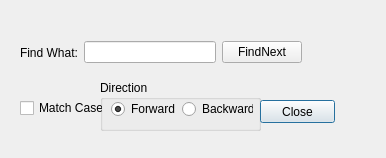
<?xml version="1.0" encoding="UTF-8"?>
<ui version="4.0">
 <class>findDialog</class>
 <widget class="QDialog" name="findDialog">
  <property name="geometry">
   <rect>
    <x>0</x>
    <y>0</y>
    <width>386</width>
    <height>158</height>
   </rect>
  </property>
  <property name="windowTitle">
   <string>Dialog</string>
  </property>
  <widget class="QCheckBox" name="matchcase">
   <property name="geometry">
    <rect>
     <x>20</x>
     <y>100</y>
     <width>83</width>
     <height>16</height>
    </rect>
   </property>
   <property name="text">
    <string>Match Case</string>
   </property>
  </widget>
  <widget class="QGroupBox" name="groupBox_2">
   <property name="enabled">
    <bool>true</bool>
   </property>
   <property name="geometry">
    <rect>
     <x>100</x>
     <y>80</y>
     <width>161</width>
     <height>51</height>
    </rect>
   </property>
   <property name="sizePolicy">
    <sizepolicy hsizetype="Preferred" vsizetype="Preferred">
     <horstretch>0</horstretch>
     <verstretch>0</verstretch>
    </sizepolicy>
   </property>
   <property name="layoutDirection">
    <enum>Qt::LeftToRight</enum>
   </property>
   <property name="autoFillBackground">
    <bool>false</bool>
   </property>
   <property name="title">
    <string>Direction</string>
   </property>
   <widget class="QRadioButton" name="forward">
    <property name="geometry">
     <rect>
      <x>11</x>
      <y>21</y>
      <width>65</width>
      <height>16</height>
     </rect>
    </property>
    <property name="text">
     <string>Forward</string>
    </property>
    <property name="checked">
     <bool>true</bool>
    </property>
   </widget>
   <widget class="QRadioButton" name="backward">
    <property name="geometry">
     <rect>
      <x>82</x>
      <y>21</y>
      <width>71</width>
      <height>16</height>
     </rect>
    </property>
    <property name="text">
     <string>Backward</string>
    </property>
   </widget>
  </widget>
  <widget class="QPushButton" name="clsoebtn">
   <property name="geometry">
    <rect>
     <x>260</x>
     <y>100</y>
     <width>75</width>
     <height>23</height>
    </rect>
   </property>
   <property name="text">
    <string>Close</string>
   </property>
  </widget>
  <widget class="QWidget" name="">
   <property name="geometry">
    <rect>
     <x>20</x>
     <y>40</y>
     <width>282</width>
     <height>25</height>
    </rect>
   </property>
   <layout class="QHBoxLayout" name="horizontalLayout">
    <item>
     <widget class="QLabel" name="findwhat">
      <property name="text">
       <string>Find What:</string>
      </property>
     </widget>
    </item>
    <item>
     <widget class="QLineEdit" name="lineEdit"/>
    </item>
    <item>
     <widget class="QPushButton" name="findbtn">
      <property name="text">
       <string>FindNext</string>
      </property>
     </widget>
    </item>
   </layout>
  </widget>
 </widget>
 <resources/>
 <connections/>
</ui>
